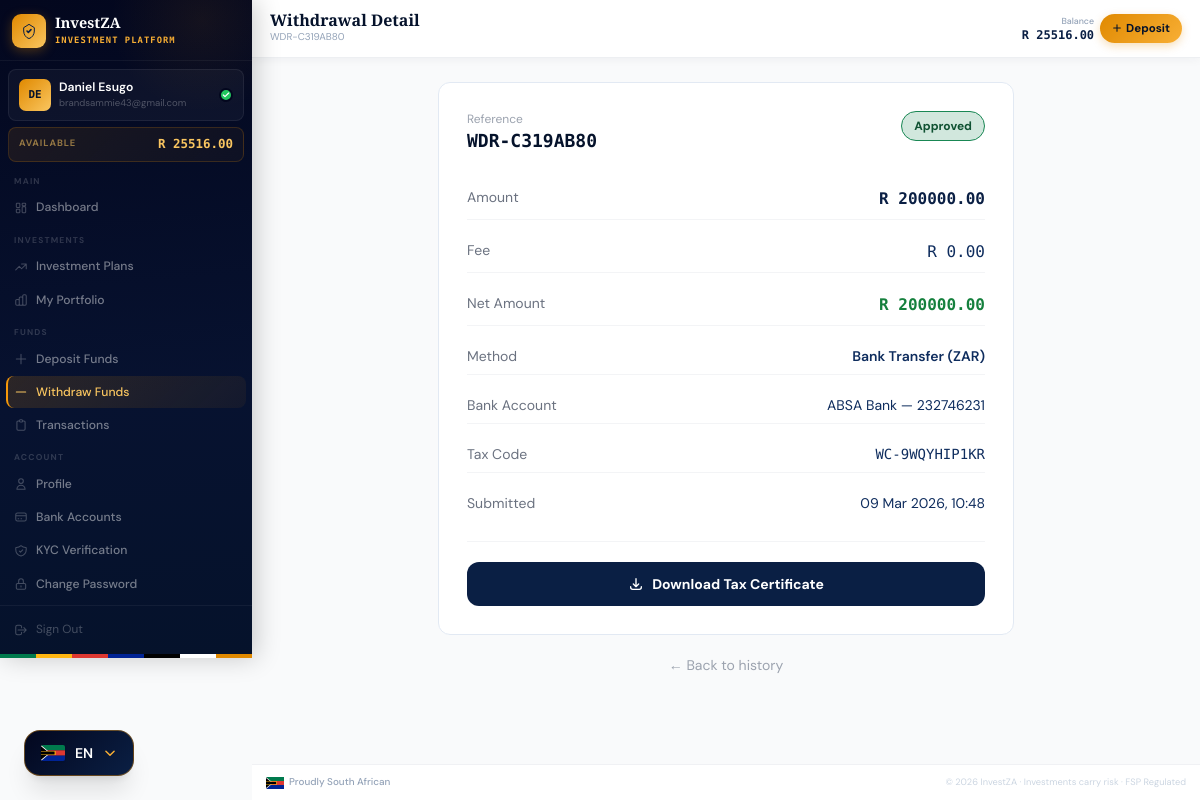
The app's page /withdrawals/detail/163cd871-dada-450e-a130-f931645755d1/ (signed in) with its own data.
### apps/accounts/models.py (models this page shows, shortened)
class User(AbstractUser):
    id = models.UUIDField(primary_key=True, default=uuid.uuid4, editable=False)
    email = models.EmailField(_('email address'), unique=True)
    phone_number = models.CharField(max_length=20, blank=True)
    date_of_birth = models.DateField(null=True, blank=True)
    id_number = models.CharField(max_length=20, blank=True, help_text="SA ID Number or Passport")
    profile_photo = models.ImageField(upload_to='profile_photos/', blank=True, null=True)
    is_verified = models.BooleanField(default=False, help_text="KYC verified user")
    is_active_investor = models.BooleanField(default=False)
    referral_code = models.CharField(max_length=8, unique=True, default=generate_referral_code)
    referred_by = models.ForeignKey(
        'self', null=True, blank=True,
        on_delete=models.SET_NULL,
        related_name='referrals'
    )
    created_at = models.DateTimeField(auto_now_add=True)
    last_seen = models.DateTimeField(null=True, blank=True)
    USERNAME_FIELD = 'email'
    REQUIRED_FIELDS = ['username', 'first_name', 'last_name']
    class Meta:
        verbose_name = 'User'
        verbose_name_plural = 'Users'
        ordering = ['-created_at']

class Wallet(models.Model):
    user = models.OneToOneField(User, on_delete=models.CASCADE, related_name='wallet')
    account_number = models.CharField(max_length=10, unique=True, default=generate_account_number)
    available_balance = models.DecimalField(max_digits=15, decimal_places=2, default=0.00)
    invested_balance = models.DecimalField(max_digits=15, decimal_places=2, default=0.00)
    total_earned = models.DecimalField(max_digits=15, decimal_places=2, default=0.00)
    pending_withdrawal = models.DecimalField(max_digits=15, decimal_places=2, default=0.00)
    created_at = models.DateTimeField(auto_now_add=True)
    updated_at = models.DateTimeField(auto_now=True)
    class Meta:
        verbose_name = 'Wallet'

class BankAccount(models.Model):
    BANK_CHOICES = [
        ('ABSA', 'ABSA Bank'),
        ('FNB', 'First National Bank (FNB)'),
        ('STANDARD', 'Standard Bank'),
        ('NEDBANK', 'Nedbank'),
        ('CAPITEC', 'Capitec Bank'),
        ('INVESTEC', 'Investec'),
        ('AFRICAN', 'African Bank'),
        ('DISCOVERY', 'Discovery Bank'),
        ('OTHER', 'Other'),
    ]
    ACCOUNT_TYPES = [
        ('CHEQUE', 'Cheque / Current'),
        ('SAVINGS', 'Savings'),
        ('TRANSMISSION', 'Transmission'),
    ]
    user = models.ForeignKey(User, on_delete=models.CASCADE, related_name='bank_accounts')
    bank_name = models.CharField(max_length=20, choices=BANK_CHOICES)
    account_holder = models.CharField(max_length=100)
    account_number = models.CharField(max_length=20)
    account_type = models.CharField(max_length=20, choices=ACCOUNT_TYPES, default='CHEQUE')
    branch_code = models.CharField(max_length=10, blank=True)
    is_primary = models.BooleanField(default=False)
    created_at = models.DateTimeField(auto_now_add=True)
    class Meta:
        verbose_name = 'Bank Account'

### apps/withdrawals/models.py (models this page shows, shortened)
class Withdrawal(models.Model):
    METHOD_CHOICES = [
        ('BANK', 'Bank Transfer (ZAR)'),
        ('CRYPTO', 'Cryptocurrency'),
    ]
    STATUS_CHOICES = [
        ('PENDING', 'Pending Review'),
        ('PROCESSING', 'Processing'),
        ('APPROVED', 'Approved'),
        ('COMPLETED', 'Completed'),
        ('REJECTED', 'Rejected'),
    ]
    id = models.UUIDField(primary_key=True, default=uuid.uuid4, editable=False)
    user = models.ForeignKey(
        settings.AUTH_USER_MODEL,
        on_delete=models.CASCADE,
        related_name='withdrawals'
    )
    reference = models.CharField(max_length=20, unique=True, blank=True)
    amount = models.DecimalField(max_digits=15, decimal_places=2)
    fee = models.DecimalField(max_digits=15, decimal_places=2, default=0.00)
    net_amount = models.DecimalField(max_digits=15, decimal_places=2, default=0.00)
    method = models.CharField(max_length=10, choices=METHOD_CHOICES)
    bank_account = models.ForeignKey(
        'accounts.BankAccount',
        null=True, blank=True,
        on_delete=models.SET_NULL
    )
    crypto_currency = models.ForeignKey(
        'deposits.CryptoCurrency',
        null=True, blank=True,
        on_delete=models.SET_NULL
    )
    crypto_wallet_address = models.CharField(max_length=255, blank=True)
    crypto_amount = models.DecimalField(max_digits=20, decimal_places=8, null=True, blank=True)
    withdrawal_code        = models.CharField(max_length=20, blank=True, help_text="Admin-issued one-time withdrawal authorisation code")
    withdrawal_code_used   = models.BooleanField(default=False)
    tax_code               = models.CharField(max_length=30, blank=True, help_text="SARS-issued tax clearance / withholding tax code")
    tax_certificate_issued = models.BooleanField(default=False)
    tax_pdf                = models.FileField(upload_to='tax_certificates/', blank=True, null=True)
    status = models.CharField(max_length=10, choices=STATUS_CHOICES, default='PENDING')
    user_notes = models.TextField(blank=True)
    admin_notes = models.TextField(blank=True)
    processed_by = models.ForeignKey(
        settings.AUTH_USER_MODEL,
        null=True, blank=True,
        on_delete=models.SET_NULL,
        related_name='processed_withdrawals'
    )
    processed_at = models.DateTimeField(null=True, blank=True)
    transaction_proof = models.FileField(upload_to='withdrawal_proofs/', blank=True, null=True)
    created_at = models.DateTimeField(auto_now_add=True)
    updated_at = models.DateTimeField(auto_now=True)
    class Meta:
        verbose_name = 'Withdrawal'
        ordering = ['-created_at']

### apps/withdrawals/views.py (the view)
# urls.py: path('detail/<uuid:pk>/',                   views.withdrawal_detail,       name='withdrawal_detail'),
@login_required
def withdrawal_detail(request, pk):
    withdrawal = get_object_or_404(Withdrawal, pk=pk, user=request.user)
    return render(request, 'withdrawals/detail.html', {'withdrawal': withdrawal})

### templates/withdrawals/detail.html (shortened to what this page needs)
{% extends "base/dashboard_base.html" %}
{% block page_title %}Withdrawal Detail{% endblock %}
{% block page_subtitle %}{{ withdrawal.reference }}{% endblock %}
{% block content %}
<div class="max-w-xl mx-auto space-y-5">
  <div class="card p-7 fade-up fade-up-1">
    <div class="flex justify-between items-start mb-6">
      <div>
        <p class="text-gray-400 text-xs">Reference</p>
        <p class="font-mono font-bold text-navy-900 text-lg">{{ withdrawal.reference }}</p>
      </div>
      <span class="px-3 py-1.5 rounded-full text-xs font-bold
        {% if withdrawal.status == 'COMPLETED' %}badge-completed
        {% elif withdrawal.status == 'APPROVED' %}badge-approved
        {% elif withdrawal.status == 'PENDING' %}badge-pending
        {% elif withdrawal.status == 'PROCESSING' %}badge-active
        {% else %}badge-rejected{% endif %}">
        {{ withdrawal.get_status_display }}
      </span>
    </div>
    <div class="space-y-3">
      <div class="flex justify-between py-2 border-b border-gray-100"><span class="text-gray-500 text-sm">Amount</span><span class="font-mono font-bold text-navy-800">R {{ withdrawal.amount|floatformat:2 }}</span></div>
      <div class="flex justify-between py-2 border-b border-gray-100"><span class="text-gray-500 text-sm">Fee</span><span class="font-mono text-navy-700">R {{ withdrawal.fee|floatformat:2 }}</span></div>
      <div class="flex justify-between py-2 border-b border-gray-100"><span class="text-gray-500 text-sm">Net Amount</span><span class="font-mono font-bold text-green-700">R {{ withdrawal.net_amount|floatformat:2 }}</span></div>
      <div class="flex justify-between py-2 border-b border-gray-100"><span class="text-gray-500 text-sm">Method</span><span class="text-navy-700 text-sm font-semibold">{{ withdrawal.get_method_display }}</span></div>
      {% if withdrawal.bank_account %}<div class="flex justify-between py-2 border-b border-gray-100"><span class="text-gray-500 text-sm">Bank Account</span><span class="text-navy-700 text-sm">{{ withdrawal.bank_account.get_bank_name_display }} — {{ withdrawal.bank_account.account_number }}</span></div>{% endif %}
      <div class="flex justify-between py-2 border-b border-gray-100"><span class="text-gray-500 text-sm">Tax Code</span><span class="font-mono text-navy-700 text-sm">{{ withdrawal.tax_code|default:"—" }}</span></div>
      <div class="flex justify-between py-2"><span class="text-gray-500 text-sm">Submitted</span><span class="text-navy-700 text-sm">{{ withdrawal.created_at|date:"d M Y, H:i" }}</span></div>
    </div>
    {% if withdrawal.tax_pdf %}
    <div class="mt-5 pt-5 border-t border-gray-100">
      <a href="{% url 'download_tax_cert' withdrawal.pk %}"
         class="btn-navy w-full py-3 rounded-xl text-white font-bold text-center text-sm flex items-center justify-center gap-2">
        <svg class="w-4 h-4" fill="none" stroke="currentColor" viewBox="0 0 24 24"><path stroke-linecap="round" stroke-linejoin="round" stroke-width="2" d="M4 16v1a3 3 0 003 3h10a3 3 0 003-3v-1m-4-4l-4 4m0 0l-4-4m4 4V4"/></svg>
        Download Tax Certificate
      </a>
    </div>
    {% endif %}
  </div>
  <a href="{% url 'withdrawal_history' %}" class="block text-center text-sm text-gray-400 hover:text-navy-700 transition-colors">← Back to history</a>
</div>
{% endblock %}

### templates/base/dashboard_base.html (shortened to what this page needs)
{% extends "base/base.html" %}
{% block body %}
<div class="iz-shell">
  <aside id="sidebar" class="iz-sidebar">
    <div class="iz-sidebar-brand">
      <div class="iz-logo-mark">
        <svg width="16" height="16" viewBox="0 0 24 24" fill="none">
          <path d="M9 12l2 2 4-4" stroke="#0a1f44" stroke-width="2.4" stroke-linecap="round" stroke-linejoin="round"/>
          <path d="M12 2L4 7v5c0 5.25 3.4 10.15 8 11.35C16.6 22.15 20 17.25 20 12V7L12 2z" stroke="#0a1f44" stroke-width="1.5" fill="none"/>
        </svg>
      </div>
      <div class="iz-brand-text">
        <span class="iz-brand-name">{{ PLATFORM_NAME }}</span>
        <span class="iz-brand-tag">Investment Platform</span>
      </div>
    </div>
    <div class="iz-user-card">
      <div class="iz-avatar">{{ request.user.first_name|first|upper }}{{ request.user.last_name|first|upper }}</div>
      <div class="iz-user-info">
        <p class="iz-user-name">{{ request.user.get_full_name }}</p>
        <p class="iz-user-email">{{ request.user.email }}</p>
      </div>
      {% if request.user.is_verified %}
      <div class="iz-verified-badge" title="KYC Verified">
        <svg width="8" height="8" viewBox="0 0 24 24" fill="none"><path d="M20 6L9 17l-5-5" stroke="white" stroke-width="3.5" stroke-linecap="round" stroke-linejoin="round"/></svg>
      </div>
      {% endif %}
    </div>
    <div class="iz-balance-strip">
      <span class="iz-balance-label">Available</span>
      <span class="iz-balance-value">R {% if request.user.wallet %}{{ request.user.wallet.available_balance|floatformat:2 }}{% else %}0.00{% endif %}</span>
    </div>
    <nav class="iz-nav">
      <span class="iz-nav-group-label">Main</span>
      <a href="{% url 'dashboard' %}" class="iz-nav-link">
        Dashboard
      </a>
      <span class="iz-nav-group-label">Investments</span>
      <a href="{% url 'investment_list' %}" class="iz-nav-link">
        <svg class="iz-nav-icon" fill="none" stroke="currentColor" viewBox="0 0 24 24"><path stroke-linecap="round" stroke-linejoin="round" stroke-width="1.8" d="M13 7h8m0 0v8m0-8l-8 8-4-4-6 6"/></svg>
        Investment Plans
      </a>
      <a href="{% url 'my_investments' %}" class="iz-nav-link">
        My Portfolio
      </a>
      <span class="iz-nav-group-label">Funds</span>
      <a href="{% url 'deposit_home' %}" class="iz-nav-link">
        <svg class="iz-nav-icon" fill="none" stroke="currentColor" viewBox="0 0 24 24"><path stroke-linecap="round" stroke-linejoin="round" stroke-width="1.8" d="M12 4v16m8-8H4"/></svg>
        Deposit Funds
      </a>
      <a href="{% url 'withdrawal_home' %}" class="iz-nav-link">
        <svg class="iz-nav-icon" fill="none" stroke="currentColor" viewBox="0 0 24 24"><path stroke-linecap="round" stroke-linejoin="round" stroke-width="1.8" d="M20 12H4"/></svg>
        Withdraw Funds
      </a>
      <a href="{% url 'transaction_history' %}" class="iz-nav-link">
        <svg class="iz-nav-icon" fill="none" stroke="currentColor" viewBox="0 0 24 24"><path stroke-linecap="round" stroke-linejoin="round" stroke-width="1.8" d="M9 5H7a2 2 0 00-2 2v12a2 2 0 002 2h10a2 2 0 002-2V7a2 2 0 00-2-2h-2M9 5a2 2 0 002 2h2a2 2 0 002-2M9 5a2 2 0 012-2h2a2 2 0 012 2"/></svg>
        Transactions
      </a>
      <span class="iz-nav-group-label">Account</span>
      <a href="{% url 'profile' %}" class="iz-nav-link">
        <svg class="iz-nav-icon" fill="none" stroke="currentColor" viewBox="0 0 24 24"><path stroke-linecap="round" stroke-linejoin="round" stroke-width="1.8" d="M16 7a4 4 0 11-8 0 4 4 0 018 0zM12 14a7 7 0 00-7 7h14a7 7 0 00-7-7z"/></svg>
        Profile
      </a>
      <a href="{% url 'bank_accounts' %}" class="iz-nav-link">
        <svg class="iz-nav-icon" fill="none" stroke="currentColor" viewBox="0 0 24 24"><path stroke-linecap="round" stroke-linejoin="round" stroke-width="1.8" d="M3 10h18M7 15h1m4 0h1m-7 4h12a3 3 0 003-3V8a3 3 0 00-3-3H6a3 3 0 00-3 3v8a3 3 0 003 3z"/></svg>
        Bank Accounts
      </a>
      <a href="{% url 'kyc_verification' %}" class="iz-nav-link">
        KYC Verification
      </a>
      <a href="{% url 'password_change' %}" class="iz-nav-link">
        <svg class="iz-nav-icon" fill="none" stroke="currentColor" viewBox="0 0 24 24"><path stroke-linecap="round" stroke-linejoin="round" stroke-width="1.8" d="M12 15v2m-6 4h12a2 2 0 002-2v-6a2 2 0 00-2-2H6a2 2 0 00-2 2v6a2 2 0 002 2zm10-10V7a4 4 0 00-8 0v4h8z"/></svg>
        Change Password
      </a>
    </nav>
    <div class="iz-sidebar-footer">
      <a href="{% url 'logout' %}" class="iz-signout">
        <svg width="14" height="14" fill="none" stroke="currentColor" viewBox="0 0 24 24"><path stroke-linecap="round" stroke-linejoin="round" stroke-width="1.8" d="M17 16l4-4m0 0l-4-4m4 4H7m6 4v1a3 3 0 01-3 3H6a3 3 0 01-3-3V7a3 3 0 013-3h4a3 3 0 013 3v1"/></svg>
        Sign Out
      </a>
    </div>
    <div class="iz-flag-strip" aria-hidden="true"></div>
  </aside>
  <div class="iz-main">
    <header class="iz-header">
      <div class="iz-header-left">
        <div class="iz-page-heading">
          <h1 class="iz-page-title">{% block page_title %}Dashboard{% endblock %}</h1>
          <p class="iz-page-sub">{% block page_subtitle %}{% endblock %}</p>
        </div>
      </div>
      <div class="iz-header-right">
        <div class="iz-header-balance">
          <span class="iz-header-balance-label">Balance</span>
          <span class="iz-header-balance-val">R {% if request.user.wallet %}{{ request.user.wallet.available_balance|floatformat:2 }}{% else %}0.00{% endif %}</span>
        </div>
        <a href="{% url 'deposit_home' %}" class="iz-deposit-btn">
          <svg width="10" height="10" fill="none" stroke="currentColor" viewBox="0 0 24 24"><path stroke-linecap="round" stroke-linejoin="round" stroke-width="2.5" d="M12 4v16m8-8H4"/></svg>
          <span>Deposit</span>
        </a>
      </div>
    </header>
    <main class="iz-content">
      {% block content %}{% endblock %}
    </main>
    <footer class="iz-footer">
      <div class="iz-footer-inner">
        <div class="iz-footer-sa">
          <span>Proudly South African</span>
        </div>
        <p class="iz-footer-legal">© {% now "Y" %} {{ PLATFORM_NAME }} · Investments carry risk · FSP Regulated</p>
      </div>
    </footer>
  </div>
</div>
{% endblock %}

### records on screen
User: user.first_name|first "D", user.last_name|first "E", user.get_full_name "Daniel Esugo", user.email "brandsammie43@gmail.com", user.wallet.available_balance "25516.00"
Withdrawal: reference "WDR-C319AB80", status "Approved", amount "200000.00", fee "0.00", net_amount "200000.00", method "Bank Transfer (ZAR)", bank_account.bank_name "ABSA Bank", bank_account.account_number "232746231", tax_code "WC-9WQYHIP1KR", created_at "09 Mar 2026, 10:48"

### other values on screen
{{ PLATFORM_NAME }} "InvestZA"
